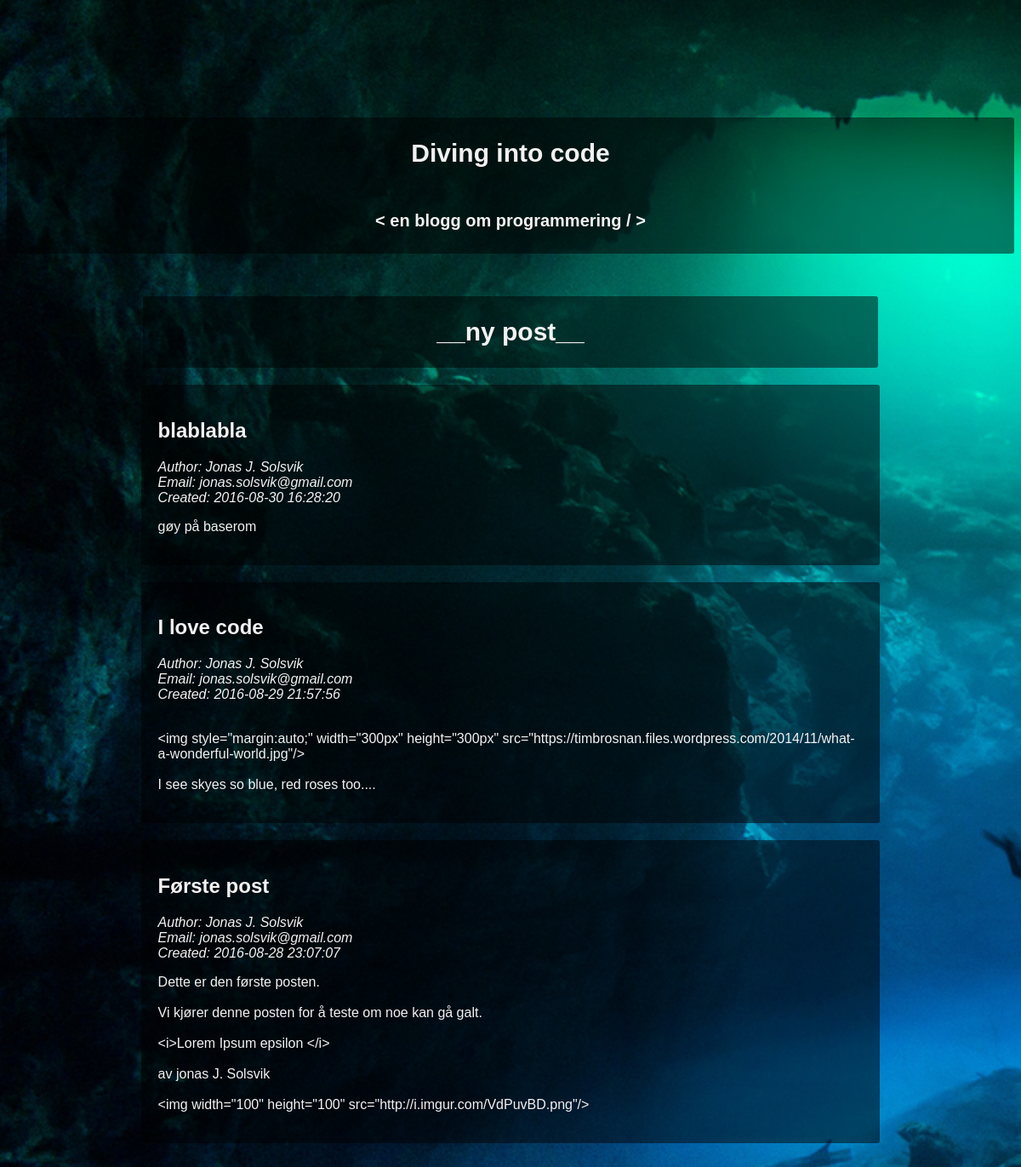
/view/viewBlog.php, run on the app's committed database.
### tables this page shows
CREATE TABLE `blogginnlegg` (
  `ID` int(10) NOT NULL,
  `Tittel` varchar(255) NOT NULL,
  `Innhold` text NOT NULL,
  `ForfatterNavn` varchar(255) NOT NULL,
  `ForfatterEpost` varchar(255) NOT NULL,
  `PubTime` timestamp NOT NULL DEFAULT CURRENT_TIMESTAMP,
  `EditTime` timestamp NOT NULL DEFAULT '0000-00-00 00:00:00'
);

### model/db_connect.php (called while the page is built)
<?php
function openDB(){
    $dsn =  'mysql:host=localhost;dbname=oblig_1;charset=utf8;';
    $username = 'root';
    $password = 'root';
    $db = new PDO($dsn, $username, $password);
    $db->setAttribute(PDO::ATTR_ERRMODE, PDO::ERRMODE_EXCEPTION);
    $db->setAttribute(PDO::MYSQL_ATTR_INIT_COMMAND, "SET NAMES utf8");
    return $db;
}
?>

### model/BlogModel.php (called while the page is built, shortened)
<?php
@require_once 'db_connect.php';
class BlogModel {
    protected $db;
    public function __construct(){
        $this->db = openDB();
    }
    public function getPosts(){
        $sql = "SELECT Tittel, ForfatterNavn,"
             . " ForfatterEpost, PubTime, Innhold"
             . " FROM"
             . " blogginnlegg ORDER BY ID DESC";
        $stmt = $this->db->prepare($sql);
        $stmt->execute();
        $res = $stmt->fetchAll(PDO::FETCH_ASSOC);
        return $res;
    }
}
?>

### view/viewBlog.php (the view, shortened to what this page needs)
<?php
require_once '../header.php';
require_once '../model/BlogModel.php';
try {
    $blogModel = new BlogModel();
    $posts = $blogModel->getPosts();
} catch(Exception $e) {
    echo 'Oooooops! Something went wrong when loading viewBlog.php ....';
    $error_line = ((string)$e) . '/n';
    error_log($error_line, 0);
}
?>
    <main>
        <a id="nypostlinker" href="viewNewpost.php">
        <div id="newpostbutton" class="megabutton transparentbg hoverme">
            <h2>__ny post__</h2>
        </div>
        </a>
    <?php
        foreach ($posts as $post) {
            echo '<div class="blogginnlegg transparentbg">';
            echo '<h2>' . htmlspecialchars($post['Tittel']) . '</h2>';
            echo '<p><i>Author: ' . htmlspecialchars($post['ForfatterNavn']) . '</i></br>';
            echo '<i>Email: ' . htmlspecialchars($post['ForfatterEpost']) . '</i></br>';
            echo '<i>Created: ' . htmlspecialchars($post['PubTime']) . '</i></p>';
            echo '<p>' . nl2br(htmlspecialchars($post['Innhold'])) . '</p>';
            echo '</div>';
        }
    ?>
    </main>
</body>
</html>

### header.php (shortened to what this page needs)
<!DOCTYPE html5>
<html>
<head>
    <link type="text/css" rel="stylesheet" href="../static/style.css"/>
</head>
<body>
    <a href="../index.php">
        <header class="transparentbg hoverme">
            <h2> Diving into code</h2>
            <h4> &lt; en blogg om programmering / &gt;</h4>
        </header>
    </a>

### static/style.css (style rules this page uses)
html { display: flex; justify-content: center; font-family: sans-serif; color: #f2f2f2; height: 2000px; background-image: url("diver.jpg"); background-repeat: no-repeat; background-attachment: fixed; background-size: cover; }
body { flex: 1; }
header { display: flex; flex-direction: column; align-items: center; width: 100%; font-size: 20px; margin-top: 130px; margin-bottom: 50px; }
main { display:flex; flex-direction: column; align-items: center; }
a { text-decoration: none; color: #f2f2f2; }
#nypostlinker { display: flex; justify-content: center; width: 100%; }
.blogginnlegg { width: 70%; margin-top: 20px; padding: 20px; }
.transparentbg { border-radius: 3px; color: #f2f2f2; background-color: rgba(0,0,0,0.5); border: 0px !important; }
.megabutton { text-align: center; width: 73%; font-size: 20px; border: 0px; }

### data on the page
blogginnlegg: Tittel "blablabla", ForfatterNavn "Jonas J. Solsvik", ForfatterEpost "jonas.solsvik@gmail.com", PubTime "2016-08-30 16:28:20", Innhold "gøy på baserom"
blogginnlegg: Tittel "I love code", ForfatterNavn "Jonas J. Solsvik", ForfatterEpost "jonas.solsvik@gmail.com", PubTime "2016-08-29 21:57:56", Innhold "<img style=\"margin:auto;\" width=\"300px\" height=\"300px\" src=\"https://timbrosnan.files.wordpress.com/2014/11/what-a-wonderful-world.jpg\"/> I see skyes so blue, red roses too...."
blogginnlegg: Tittel "Første post", ForfatterNavn "Jonas J. Solsvik", ForfatterEpost "jonas.solsvik@gmail.com", PubTime "2016-08-28 23:07:07", Innhold "Dette er den første posten. Vi kjører denne posten for å teste om noe kan gå galt. <i>Lorem Ipsum epsilon </i> av jonas J. Solsvik <img width=\"100\" height=\"100\" src=\"http://i.imgur.com/VdPuvBD.png\"/>"
